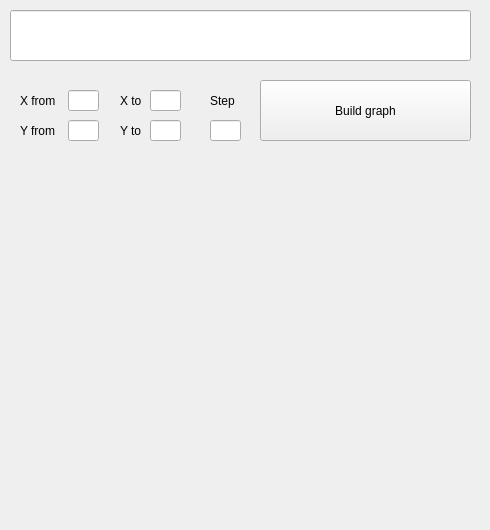
    <widget class="QWidget" name="tab_2">
     <attribute name="title">
      <string>Graph</string>
     </attribute>
     <widget class="QCustomPlot" name="widget" native="true">
      <property name="geometry">
       <rect>
        <x>0</x>
        <y>150</y>
        <width>481</width>
        <height>371</height>
       </rect>
      </property>
     </widget>
     <widget class="QPushButton" name="pushButton">
      <property name="geometry">
       <rect>
        <x>260</x>
        <y>80</y>
        <width>211</width>
        <height>61</height>
       </rect>
      </property>
      <property name="text">
       <string>Build graph</string>
      </property>
     </widget>
     <widget class="QLineEdit" name="lineEdit_2">
      <property name="geometry">
       <rect>
        <x>68</x>
        <y>120</y>
        <width>31</width>
        <height>21</height>
       </rect>
      </property>
     </widget>
     <widget class="QLabel" name="label_2">
      <property name="geometry">
       <rect>
        <x>20</x>
        <y>120</y>
        <width>40</width>
        <height>21</height>
       </rect>
      </property>
      <property name="text">
       <string>Y from</string>
      </property>
     </widget>
     <widget class="QLineEdit" name="lineEdit_3">
      <property name="geometry">
       <rect>
        <x>68</x>
        <y>90</y>
        <width>31</width>
        <height>21</height>
       </rect>
      </property>
     </widget>
     <widget class="QLabel" name="label_3">
      <property name="geometry">
       <rect>
        <x>20</x>
        <y>90</y>
        <width>40</width>
        <height>21</height>
       </rect>
      </property>
      <property name="text">
       <string>X from</string>
      </property>
     </widget>
     <widget class="QLabel" name="label">
      <property name="geometry">
       <rect>
        <x>120</x>
        <y>90</y>
        <width>40</width>
        <height>21</height>
       </rect>
      </property>
      <property name="text">
       <string>X to</string>
      </property>
     </widget>
     <widget class="QLineEdit" name="lineEdit_4">
      <property name="geometry">
       <rect>
        <x>150</x>
        <y>90</y>
        <width>31</width>
        <height>21</height>
       </rect>
      </property>
     </widget>
     <widget class="QLabel" name="label_4">
      <property name="geometry">
       <rect>
        <x>120</x>
        <y>120</y>
        <width>40</width>
        <height>21</height>
       </rect>
      </property>
      <property name="text">
       <string>Y to</string>
      </property>
     </widget>
     <widget class="QLineEdit" name="lineEdit_5">
      <property name="geometry">
       <rect>
        <x>150</x>
        <y>120</y>
        <width>31</width>
        <height>21</height>
       </rect>
      </property>
     </widget>
     <widget class="QLineEdit" name="lineEdit">
      <property name="geometry">
       <rect>
        <x>10</x>
        <y>10</y>
        <width>461</width>
        <height>51</height>
       </rect>
      </property>
      <property name="font">
       <font>
        <pointsize>23</pointsize>
       </font>
      </property>
     </widget>
     <widget class="QLabel" name="label_16">
      <property name="geometry">
       <rect>
        <x>210</x>
        <y>90</y>
        <width>40</width>
        <height>21</height>
       </rect>
      </property>
      <property name="text">
       <string>Step</string>
      </property>
     </widget>
     <widget class="QLineEdit" name="lineEdit_step">
      <property name="geometry">
       <rect>
        <x>210</x>
        <y>120</y>
        <width>31</width>
        <height>21</height>
       </rect>
      </property>
     </widget>
    </widget>
